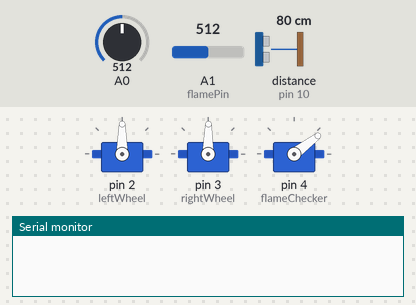
A sketch run on a simulated Arduino Uno, built with avr-gcc and run on an emulated ATmega328P. On the bench: 3 × servo, the last lines printed to the serial monitor. Wiring (inferred from the names in the program): ultrasonic range finder: trigger pin 9; echo pin 10. The test bench sets the inputs (shaded band); at power-on: A1 (flamePin) = 512, A0 = 512, distance to the obstacle (sensor on pin 10) 80 cm. The echo pulse lasts 58.3 µs per cm.

Above: at 2.2 s.
2.3 s: A1 (flamePin) set to 592
5.8 s: A1 (flamePin) set to 607
At 6.5 s:
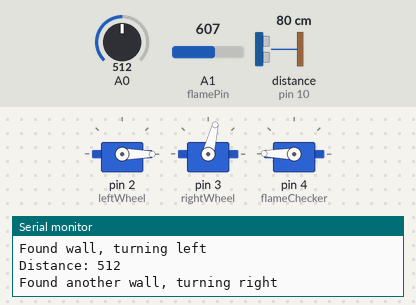
17.4 s: A1 (flamePin) set to 590
At 21.6 s:
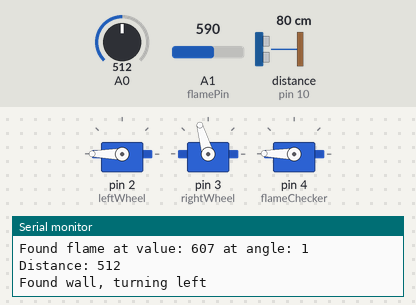
21.7 s: A0 set to 383
25.2 s: A0 set to 359
At 28.4 s:
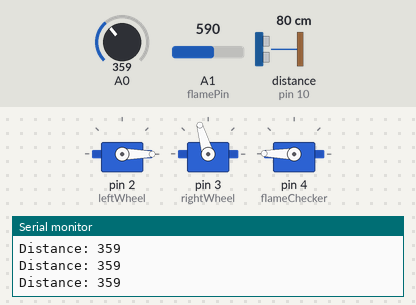
Timing chart, 0 to 29.8 s (numbered marks = the images above; inputs shaded):
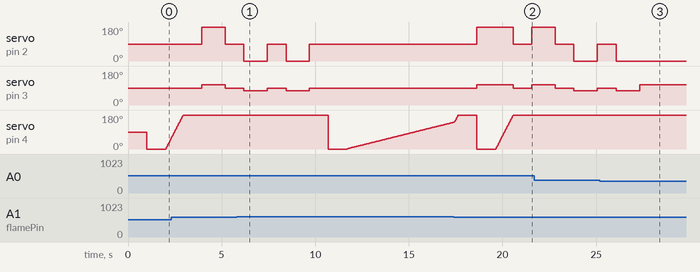

The sketch:

FireFightingRobot.ino
```cpp
#include <Servo.h>

Servo leftWheel, rightWheel, flameChecker;

boolean forward;
int distance, distancePin, flamePin, fanPin, distanceThreshold, flameThreshold, flameValues[180] = {}, flameAngle;
const int trigPin = 9;
const int echoPin = 10;
long duration;

void setup(){
  pinMode(trigPin, OUTPUT);
  pinMode(echoPin, INPUT);
  leftWheel.attach(2);
  rightWheel.attach(3);
  flameChecker.attach(4);
  resetWheels();
  forward = true;
  distanceThreshold = 375;
  flameThreshold = 600;
  flamePin = A1;
  Serial.begin(9600);
}

void loop() {

  digitalWrite(trigPin, LOW);
  delayMicroseconds(2);

  digitalWrite(trigPin, HIGH);
  delayMicroseconds(10);
  digitalWrite(trigPin, LOW);

  duration = pulseIn(echoPin, HIGH);
  distance = duration * 0.034 / 2;

  if(findFlame()){
    int turn = flameAngle - 90;
    if (turn < 0) {
      turn *= -1;
      resetWheels();
      attachWheels();
      leftWheel.write(180);
      rightWheel.write(106);
      delay(turn * (1 / 1250));
    }
    else if (turn > 0) {
      resetWheels();
      attachWheels();
      leftWheel.write(0);
      rightWheel.write(76);
      delay(turn * (1 / 1250));
    }
  }
  else{
    if(!checkDistance()){
      moveForward();
    }
    else{
      Serial.println("Found wall, turning left");
      turnLeft();
      if (!checkDistance()){
        moveForward();
   }
   else{
     Serial.println("Found another wall, turning right");
     turnRight();
     turnRight();
     moveForward();
      }
    }
  }
}

boolean checkDistance() {
  int distance = analogRead(distancePin);
  Serial.print("Distance: ");
  Serial.println(distance);
  return distance > distanceThreshold;
}

boolean findFlame(){
  boolean found = false;
  flameChecker.write(0);
  delay(1000);
  int biggestValue = flameThreshold;
  for(int i = 0; i < 180; i++) {
    flameChecker.write(i);
    delay(5);
    int flameValue = analogRead(flamePin);
    if (flameValue >= biggestValue) {
      biggestValue = flameValue;
      flameAngle = 1;
      found = true;
      Serial.print("Found flame at value: ");
      Serial.print(biggestValue);
      Serial.print(" at angle: ");
      Serial.println(flameAngle);
    }
  }
  return found;
}

void moveForward(){
  Serial.println("Moving forward");
  for(int i = 0; i < 10; i++){
    if(!checkDistance()){
      leftWheel.write(0);
      rightWheel.write(106);
      delay(500);
    }
    else{
      resetWheels();
      return;
    }
  }
  resetWheels();
}

void resetWheels(){
  leftWheel.write(90);
  rightWheel.write(89);
  delay(1000);
  leftWheel.detach();
  rightWheel.detach();
}

void attachWheels(){
  leftWheel.attach(2);
  rightWheel.attach(3);
}

void turnRight(){
  resetWheels();
  attachWheels();
  leftWheel.write(0);
  rightWheel.write(76);
  delay(1250);
}

void turnLeft(){
  resetWheels();
  attachWheels();
  leftWheel.write(180);
  rightWheel.write(106);
  delay(1250);
}
```

Measured:
- the behaviour switches between 599 and 600 on A1 (flamePin) (found by bisection; images 0 and 1)
- the behaviour switches between 376 and 375 on A0 (found by bisection; images 2 and 3)
- after the input at 5.8 s, servo on pin 2 (leftWheel): goes on until 9.7 s, then stays 90°; servo on pin 3 (rightWheel): goes on until 9.7 s, then stays 89°
- after the input at 17.4 s, servo on pin 2 (leftWheel): 90° → 180° after 1.2 s instead of 2.5 s; servo on pin 3 (rightWheel): 89° → 106° after 1.2 s instead of 2.5 s
- after the input at 25.2 s, servo on pin 2 (leftWheel): goes on until 26.1 s, then stays 0°; servo on pin 4 (flameChecker): stops changing and stays 179°
